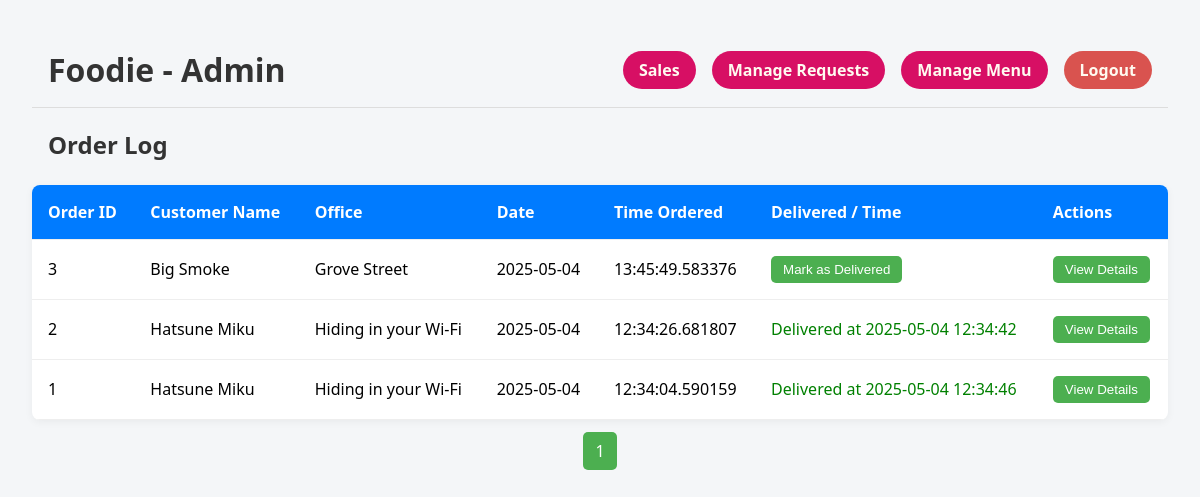
The app's page /admin_dashboard (signed in), older data.
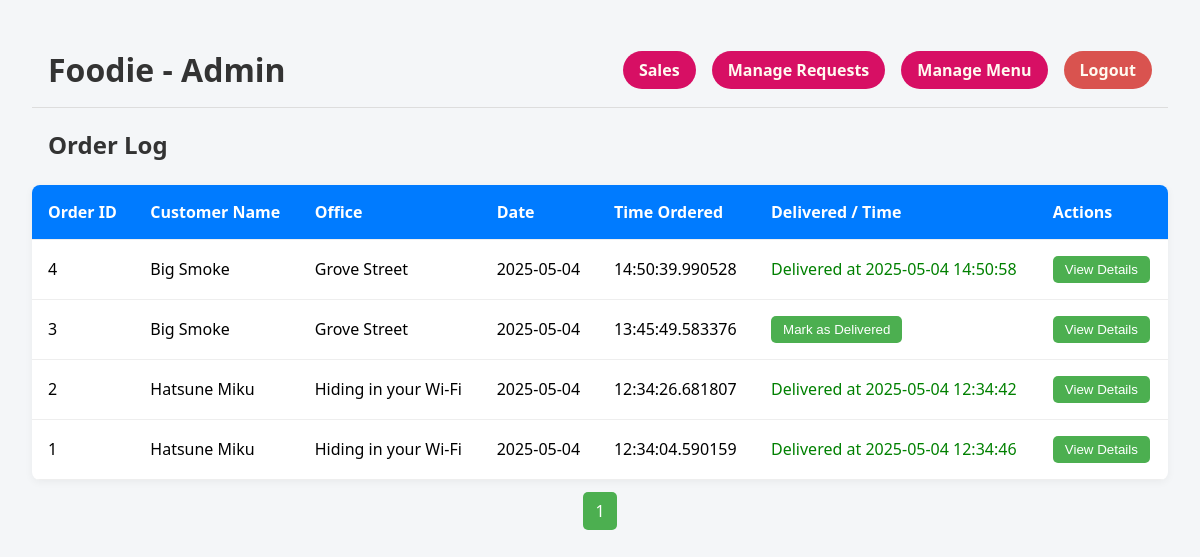
The same page, newer data.
### tables this page shows
CREATE TABLE Orders (
    Order_ID INTEGER PRIMARY KEY AUTOINCREMENT,
    Customer_ID INTEGER,
    Order_Type TEXT CHECK(Order_Type IN ('Walk-in', 'Delivery')) NOT NULL,
    Date DATE NOT NULL,
    Time_Ordered TIME NOT NULL,
    Requested_Delivery_Time TIME,
    Time_Delivered TIME,
    Delivered BOOLEAN NOT NULL,
    FOREIGN KEY (Customer_ID) REFERENCES Customers(Customer_ID)
);

CREATE TABLE Customers (
    Customer_ID INTEGER PRIMARY KEY AUTOINCREMENT,
    Name TEXT NOT NULL,
    Address TEXT NOT NULL,
    Phone TEXT NOT NULL,
    FOREIGN KEY (Phone) REFERENCES Users(Contact)
);

### app.py (the view)
@app.route('/admin_dashboard')
def admin_dashboard():
    if session.get('role') != 'admin':
        return redirect(url_for('home'))
    conn = get_db_connection()
    cursor = conn.cursor()
    page = int(request.args.get('page', 1))
    per_page = 10
    offset = (page - 1) * per_page
    cursor.execute("SELECT COUNT(*) FROM Orders")
    total_orders = cursor.fetchone()[0]
    total_pages = (total_orders + per_page - 1) // per_page
    cursor.execute("""
        SELECT o.Order_ID, o.Date, o.Time_Ordered, o.Delivered, o.Time_Delivered,
        c.Name AS Customer_Name, c.Address
        FROM Orders o
        LEFT JOIN Customers c ON o.Customer_ID = c.Customer_ID
        ORDER BY o.Date DESC, o.Time_Ordered DESC
        LIMIT ? OFFSET ?
    """, (per_page, offset))
    orders = cursor.fetchall()
    cursor.execute("SELECT COUNT(*) FROM Special_Requests WHERE Approved = 0")
    pending_requests = cursor.fetchone()[0]
    conn.close()
    return render_template(
        'admin_dashboard.html',
        orders=orders,
        current_page=page,
        total_pages=total_pages,
        pending_requests=pending_requests  # Passing the number of pending special requests
    )

### app.py (called while the page is built)
def get_db_connection():
    conn = sqlite3.connect(DB_PATH)
    conn.row_factory = sqlite3.Row
    return conn

### templates/admin_dashboard.html (shortened to what this page needs)
<!DOCTYPE html>
<html lang="en">
<head>
  <link rel="stylesheet" href="{{ url_for('static', filename='styles_admin_dashboard.css') }}">
</head>
<body>
  <header>
    <a href="admin_dashboard" class="logo">Foodie - Admin</a>
    <div class="auth-buttons">
      <a class="btn-manage" href="{{ url_for('sales_summary') }}">Sales</a>
      <a class="btn-manage" href="{{ url_for('request_management') }}">Manage Requests</a>
      <a class="btn-manage" href="{{ url_for('menu_management') }}">Manage Menu</a>
      <a class="logout-link" href="{{ url_for('logout') }}">Logout</a>
    </div>
  </header>
  <main>
    <h2>Order Log</h2>
    <table>
      <thead>
        <tr>
          <th>Order ID</th>
          <th>Customer Name</th>
          <th>Office</th>
          <th>Date</th>
          <th>Time Ordered</th>
          <th>Delivered / Time</th>
          <th>Actions</th>
        </tr>
      </thead>
      <tbody>
        {% for order in orders %}
        <tr>
          <td data-label="Order ID">{{ order['Order_ID'] }}</td>
          <td data-label="Customer Name">{{ order['Customer_Name'] }}</td>
          <td data-label="Office">{{ order['Address'] }}</td>
          <td data-label="Date">{{ order['Date'] }}</td>
          <td data-label="Time Ordered">{{ order['Time_Ordered'] }}</td>
          <td data-label="Delivered / Time">
            {% if not order['Delivered'] %}
              <form action="{{ url_for('mark_delivered', order_id=order['Order_ID']) }}" method="post">
                <button type="submit">Mark as Delivered</button>
              </form>
            {% else %}
              <span style="color: green;">Delivered at {{ order['Time_Delivered'] }}</span>
            {% endif %}
          </td>
          <td>
            <a href="{{ url_for('order_details', order_id=order['Order_ID']) }}">
              <button>View Details</button>
            </a>
          </td>
        </tr>
        {% endfor %}
      </tbody>
    </table>
    <div class="pagination">
      {% for page_num in range(1, total_pages + 1) %}
        <a href="{{ url_for('admin_dashboard', page=page_num) }}" {% if page_num == current_page %}class="active"{% endif %}>{{ page_num }}</a>
      {% endfor %}
    </div>
  </main>
</body>
</html>

### static/styles_admin_dashboard.css (style rules this page uses)
body { font-family: 'Segoe UI', Tahoma, Geneva, Verdana, sans-serif; background-color: #f4f6f8; margin: 0; padding: 2rem; }
h2, h3 { text-align: left; color: #333; margin-left: 1rem; }
header { display: flex; justify-content: space-between; align-items: center; padding: 1rem; background-color: #f4f6f8; border-bottom: 1px solid #ddd; }
.logo { font-size: 2rem; font-weight: bold; text-decoration: none; color: #333; }
.auth-buttons { display: flex; gap: 1rem; }
table { width: 100%; border-collapse: collapse; margin-top: 1.5rem; background-color: white; border-radius: 8px; overflow: hidden; box-shadow: 0 2px 8px rgba(0, 0, 0, 0.05); }
th, td { padding: 1rem; text-align: left; border-bottom: 1px solid #eee; }
th { background-color: #007bff; color: white; }
button { padding: 6px 12px; background-color: #4CAF50; color: white; border: none; cursor: pointer; border-radius: 5px; }
.logout-link { background: #d9534f; color: #fffaf0; border: none; padding: 8px 16px; border-radius: 20px; cursor: pointer; font-weight: bold; transition: background-color 0.3s ease; text-decoration: none; }
.btn-manage { background: #d70f64; color: #fffaf0; border: none; padding: 8px 16px; border-radius: 20px; cursor: pointer; font-weight: bold; transition: background-color 0.3s ease; text-decoration: none; }
form { display: inline; }
.pagination { text-align: center; margin-top: 20px; }
.pagination a { margin: 0 5px; padding: 8px 12px; background-color: #f2f2f2; color: #333; text-decoration: none; border-radius: 5px; }
.pagination a.active { background-color: #4CAF50; color: white; }

Row changes from the older to the newer data that the page shows:
added Orders: Order_ID "4", Customer_Name "Big Smoke", Address "Grove Street", Date "2025-05-04", Time_Ordered "14:50:39.990528", Time_Delivered "2025-05-04 14:50:58"
